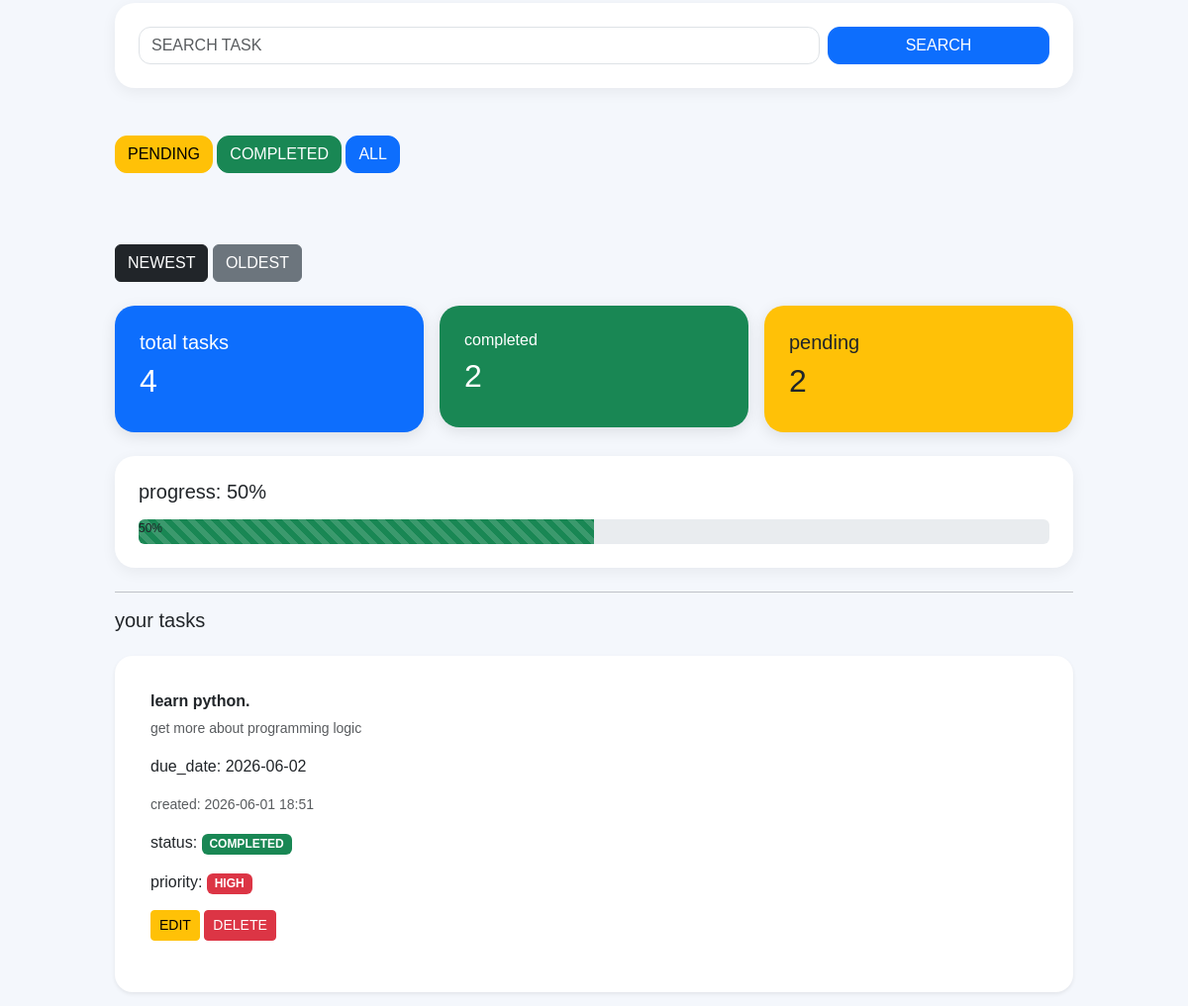
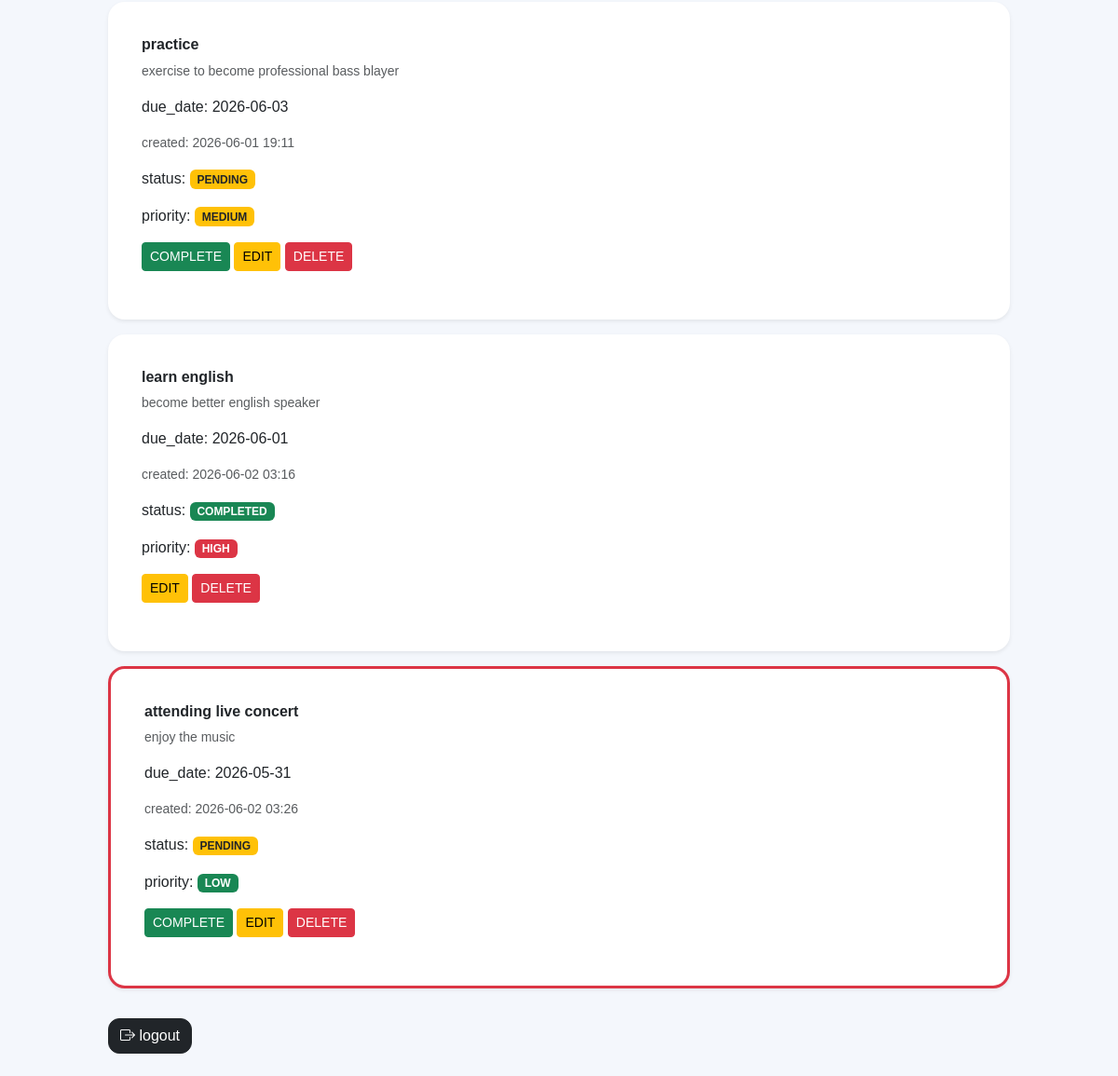
The page /dashboard (signed in, lower part) on the database as committed earlier (2 pictures, top to bottom).
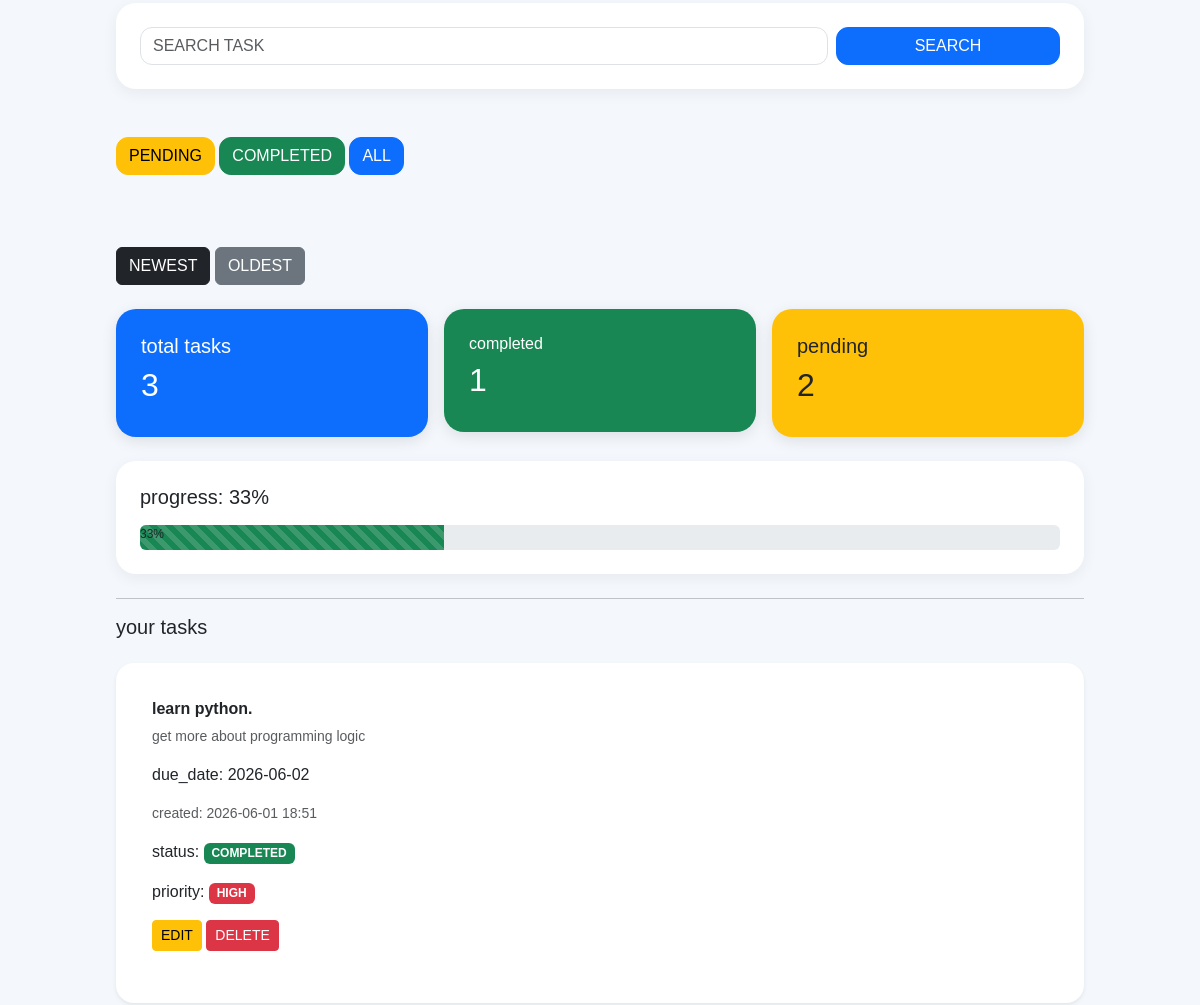
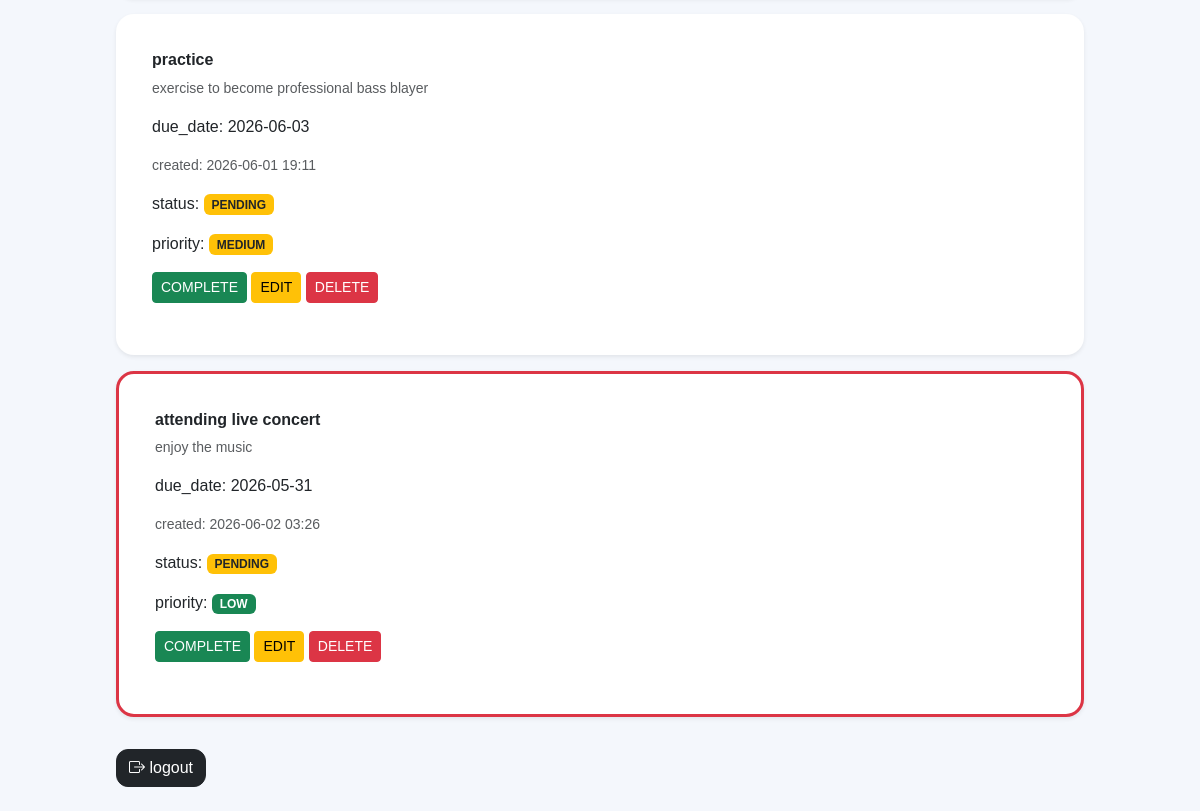
The same page on the database as committed later (2 pictures, top to bottom).
### tables this page shows
CREATE TABLE tasks (
        id INTEGER PRIMARY KEY AUTOINCREMENT,
        user_id INTEGER,
        title TEXT NOT NULL,
        description TEXT,
        status TEXT NOT NULL,
        due_date TEXT,
        priority  TEXT,
        created_at TEXT
           );

### app.py (the view)
@app.route('/dashboard')
def dashboard():
    username = session.get('username')
    if not username:
        return redirect('/')
    conn = sqlite3.connect('users.db')
    cursor = conn.cursor()
    cursor.execute("SELECT id FROM users WHERE username=?", (username,))
    user = cursor.fetchone()
    user_id = user[0]
    search = request.args.get('search')
    status = request.args.get('status')
    sort = request.args.get('sort')
    if search:
        cursor.execute(
            "SELECT id, title, description, status, due_date, priority, created_at FROM tasks WHERE user_id=? AND title LIKE ?",
            (user_id, '%' + search + '%')
        )
    elif status:
           cursor.execute(
            "SELECT id, title, description, status, due_date,priority, created_at FROM tasks WHERE user_id=? AND status=?",
            (user_id, status)
        )
    else:
        if sort == "newest":
            cursor.execute(
             "SELECT id, title, description, status, due_date, priority, created_at FROM tasks WHERE user_id=? ORDER BY id DESC",
            (user_id,)
        )
        elif sort == "oldest":
            cursor.execute(
                "SELECT id, title, description, status, due_date, priority, created_at FROM tasks WHERE user_id=? ORDER BY id ASC",
                (user_id,)
            )
        else:
            cursor.execute(
                "SELECT id, title, description, status, due_date, priority, created_at FROM tasks WHERE user_id=?",
                (user_id,)
            )
    tasks = cursor.fetchall()
    cursor.execute(
        "SELECT COUNT(*) FROM tasks WHERE user_id=?",
        (user_id,)
     )
    total_tasks = cursor.fetchone()[0]
    cursor.execute(
        "SELECT COUNT(*) FROM tasks WHERE user_id=? AND status=?",
        (user_id,"completed")
    )
    completed_tasks = cursor.fetchone()[0]
    cursor.execute(
        "SELECT COUNT(*)FROM tasks WHERE user_id=? AND status=?",
        (user_id,"pending")
    )
    pending_tasks = cursor.fetchone()[0]
    if total_tasks > 0:
        progress = int((completed_tasks / total_tasks) * 100)
    else:
        progress = 0
    current_date = datetime.now().strftime("%Y-%m-%d")
    conn.close()
    return render_template(
        'dashboard.html',
        username=username,
        tasks=tasks,
        total_tasks=total_tasks,
        completed_tasks=completed_tasks,
        pending_tasks=pending_tasks,
        progress=progress,
        current_date=current_date
    )

### templates/dashboard.html (shortened to what this page needs)
<!DOCTYPE html>
<html>
    <head>
        <link
        href="https://cdn.jsdelivr.net/npm/bootstrap@5.3.3/dist/css/bootstrap.min.css"rel="stylesheet">
        <link
        rel="stylesheet"
        href="https://cdn.jsdelivr.net/npm/bootstrap-icons@1.11.3/font/bootstrap-icons.min.css">
    </head>
    <body id="body">
        <div class="container py-4 px-3" style="max-width:1000px;">
        <div class="card main-card p-4 mb-4">
        <form method="GET" action="/dashboard">
        <div class="row g-2">
        <div class="col-md-9">
        <input
            class="form-control"
            type="text"
            name="search"
            placeholder="SEARCH TASK">
        </div>
        <div class="col-md-3">
        <button
         class="btn btn-primary w-100 custom-btn"
         type="submit">SEARCH
        </button>
        </div>
        </div>
        </form>
        </div>
        <br>
        <div class="mb-4">
        <a
           class="btn btn-warning custom-btn"
           href="/dashboard?status=pending">PENDING</a>
        <a
           class="btn btn-success custom-btn"
           href="/dashboard?status=completed">COMPLETED</a>
        <a
          class="btn btn-primary custom-btn"
           href="/dashboard">ALL
        </a>
        </div>
        <br><br>
        <a
        class="btn btn-dark"
        href="/dashboard?sort=newest"
        >
        NEWEST
       </a>
       <a
       class="btn btn-secondary"
       href="dashboard?sort=oldest"
       >
       OLDEST
       </a>
       <br><br>
       <div class="row g-3 mb-4">
        <div class="col-md-4">
            <div class="stats-card bg-primary">
              <h5>total tasks</h5>
              <h2>{{ total_tasks }}</h2>
       </div>
     </div>
     <div class="col-md-4">
        <div class="stats-card bg-success">
           <h6>completed</h6>
           <h2>{{ completed_tasks }}</h2>
    </div>
  </div>
    <div class="col-md-4">
        <div class="stats-card bg-warning text-dark">
        <h5>pending</h5>
        <h2>{{ pending_tasks}}</h2>
   </div>
  </div>
 </div>
 <div class="card main-card p-4 mb-4">
    <h5 class="mb-3">
        progress: {{ progress}}%
    </h5>
    <div class="progress" style="height: 25px;">
    <div
        class="progress-bar-striped progress-bar-animated bg-success"
        role="progressbar"
        style="width: {{ progress }}%;">
        {{ progress }}%
    </div>
    </div>
 </div>
        <hr>
        <h5>your tasks</h5>
        <div class="mt-4">
            {% for task in tasks %}
            <div class="card task-card mb-3 shadow-sm
            {% if task[3] != 'completed' and task[4] < current_date %}
            border_danger
            {% endif %}
            ">
                <div class="card-body">
                    <h6 class="card-title fw-bold">
                        {{ task[1] }}
                    </h6>
                    <p class="text-muted small">
                        {{ task[2] }}
                    </p>
                    <p class="card-text">
                        due_date:
                        {{ task[4] }}
                    </p>
                    <p class="text-muted small">
                        created:
                        {{ task[6] }}
                    </p>
                    <p>
                    status:
                    {% if task[3] == 'completed' %}
                    <span class="badge bg-success">
                        COMPLETED
                    </span>
                    {% else %}
                    <span class="badge bg-warning text-dark">
                        PENDING
                    </span>
                    {% endif %}
                </p>
                <p>
                    priority:
                    {% if task[5] == 'HIGH' %}
                    <span class="badge bg-danger">
                        HIGH
                    </span>
                    {% elif task[5] == 'MEDIUM' %}
                    <span class="badge bg-warning text-dark">
                        MEDIUM
                    </span>
                    {% else %}
                 <span class="badge bg-success">
                    LOW
                 </span>
                 {% endif %}
            <p/>
            {% if task[3] == 'pending' %}
            <a
                class="btn btn-success btn-sm"
                href="/complete_task/{{ task[0] }}">
                COMPLETE
                </a>
                {% endif %}
                <a
                class="btn btn-warning btn-sm"
                href="/edit_task/{{ task[0] }}">
                EDIT
                </a>
                <a
                 class="btn btn-danger btn-sm"
                 href="/delete_task/{{ task[0] }}"
                 onclick="return confirm('Are you sure you want to delete this task?')">
                DELETE
                </a>
                </div>
            </div>
            {% endfor %}
        </div>
        <a
         href="/logout"
         class="btn btn-dark custom-btn mt-3">
         <i class="bi bi-box-arrow-right"></i>
         logout
        </a>
        </div>
    </body>
</html>

### templates/dashboard.html (style rules this page uses)
body { background:#f4f7fc; font-family: arial, sans-serif; }
.main-card { border:none; border-radius: 20px; box-shadow:0 4px 15px rgba(0,0,0,0.06) ; }
.task-card { border:none; border-radius: 18px; transition:0.3s; background:white; padding: 20px; }
.border_danger { border: 3px solid #dc3545 !important; }
.stats-card { padding: 25px; border-radius: 20px; color: white; box-shadow: 0 4px 15px rgba(0,0,0,0.1); }
.form-control, .form-select { border-radius: 12px; }
.custom-btn { border-radius: 12px; transition:0.3s; }

Rows that differ between the two databases and show on the page:
removed tasks: title "learn english", description "become better english speaker", due_date "2026-06-01", created_at "2026-06-02 03:16", status "COMPLETED", priority "HIGH"
Other text that changed with them:
{{ total_tasks }}: "4" → "3"
{{ completed_tasks }}: "2" → "1"
{{ progress }}: "50" → "33"
{{ progress }}: 50 → 33 (drawn)
